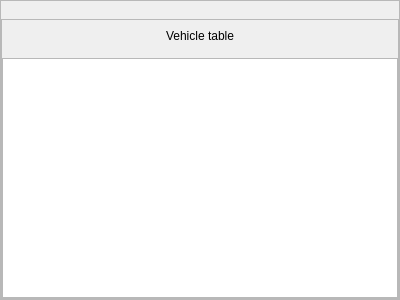
<?xml version="1.0" encoding="UTF-8"?>
<ui version="4.0">
 <class>VehicleFrame</class>
 <widget class="QFrame" name="VehicleFrame">
  <property name="geometry">
   <rect>
    <x>0</x>
    <y>0</y>
    <width>400</width>
    <height>300</height>
   </rect>
  </property>
  <property name="windowTitle">
   <string>Frame</string>
  </property>
  <property name="frameShape">
   <enum>QFrame::StyledPanel</enum>
  </property>
  <property name="frameShadow">
   <enum>QFrame::Raised</enum>
  </property>
  <layout class="QGridLayout" name="gridLayout">
   <property name="leftMargin">
    <number>0</number>
   </property>
   <property name="topMargin">
    <number>0</number>
   </property>
   <property name="rightMargin">
    <number>0</number>
   </property>
   <property name="bottomMargin">
    <number>0</number>
   </property>
   <property name="spacing">
    <number>2</number>
   </property>
   <item row="0" column="0">
    <widget class="DataInteractionToolBar" name="vehicleDataInteractionToolBar" native="true">
     <property name="minimumSize">
      <size>
       <width>0</width>
       <height>16</height>
      </size>
     </property>
    </widget>
   </item>
   <item row="1" column="0">
    <widget class="QFrame" name="vehicleTableMainFrame">
     <property name="sizePolicy">
      <sizepolicy hsizetype="Preferred" vsizetype="Expanding">
       <horstretch>0</horstretch>
       <verstretch>0</verstretch>
      </sizepolicy>
     </property>
     <property name="frameShape">
      <enum>QFrame::StyledPanel</enum>
     </property>
     <property name="frameShadow">
      <enum>QFrame::Plain</enum>
     </property>
     <layout class="QGridLayout" name="gridLayout_84">
      <property name="leftMargin">
       <number>0</number>
      </property>
      <property name="topMargin">
       <number>0</number>
      </property>
      <property name="rightMargin">
       <number>0</number>
      </property>
      <property name="bottomMargin">
       <number>0</number>
      </property>
      <item row="1" column="0">
       <widget class="QTableView" name="vehicleTableView">
        <property name="sizePolicy">
         <sizepolicy hsizetype="Minimum" vsizetype="Minimum">
          <horstretch>0</horstretch>
          <verstretch>0</verstretch>
         </sizepolicy>
        </property>
        <property name="showGrid">
         <bool>false</bool>
        </property>
        <property name="cornerButtonEnabled">
         <bool>false</bool>
        </property>
       </widget>
      </item>
      <item row="0" column="0">
       <widget class="QLabel" name="vehicleTableMainLabel">
        <property name="sizePolicy">
         <sizepolicy hsizetype="Preferred" vsizetype="Preferred">
          <horstretch>0</horstretch>
          <verstretch>0</verstretch>
         </sizepolicy>
        </property>
        <property name="minimumSize">
         <size>
          <width>0</width>
          <height>32</height>
         </size>
        </property>
        <property name="maximumSize">
         <size>
          <width>16777215</width>
          <height>32</height>
         </size>
        </property>
        <property name="text">
         <string>Vehicle table</string>
        </property>
        <property name="alignment">
         <set>Qt::AlignCenter</set>
        </property>
       </widget>
      </item>
     </layout>
    </widget>
   </item>
  </layout>
 </widget>
 <customwidgets>
  <customwidget>
   <class>DataInteractionToolBar</class>
   <extends>QWidget</extends>
   <header>DataInteractionToolBar.h</header>
   <container>1</container>
  </customwidget>
 </customwidgets>
 <resources/>
 <connections/>
</ui>
